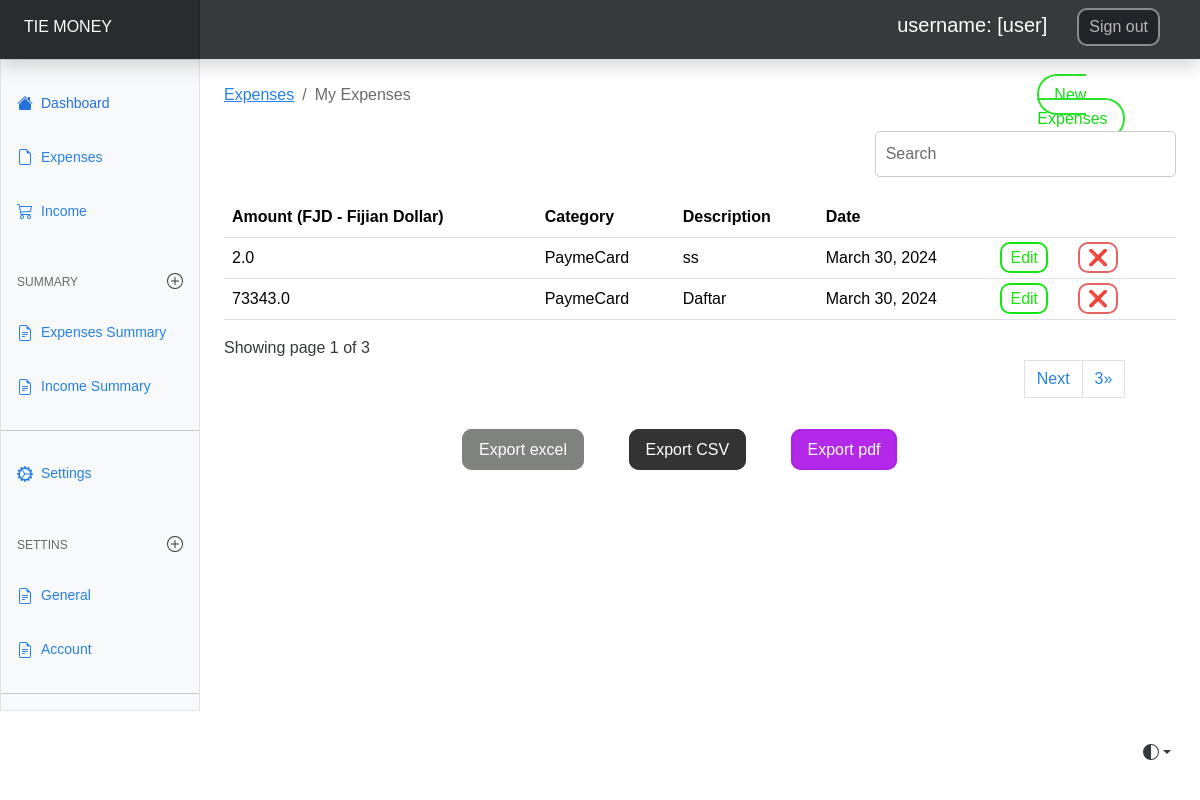
The page / (signed in) on the database its author committed.
### userpreferences/models.py (models this page shows, shortened)
class UserPreference(models.Model):
    user = models.OneToOneField(User, on_delete = models.CASCADE)
    currency = models.CharField(max_length=255, blank=True, null=True)

### expenses/models.py (models this page shows, shortened)
class Expense(models.Model):
    amount = models.FloatField()
    date = models.DateField(default = now)
    description = models.TextField()
    owner = models.ForeignKey(to=User, on_delete = models.CASCADE)
    category = models.CharField(max_length = 255)
    class Meta:
        ordering: ['-date']

### expenses/views.py (the view)
# urls.py: path("", views.index, name='expenses'),
@login_required(login_url='/authentication/login/')
def index(request):
    categories = Category.objects.all()
    expenses = Expense.objects.filter(owner=request.user)
    paginator = Paginator(expenses, 2)
    page_number = request.GET.get('page')
    page_obj = Paginator.get_page(paginator, page_number)
    currency = UserPreference.objects.get(user=request.user).currency
    context = {
        'expenses': expenses,
        'page_obj': page_obj,
        'currency': currency,
    }
    return render(request, 'expenses/index.html', context)

### templates/expenses/index.html (shortened to what this page needs)
{% extends "base.html" %}
{% load static %}
{% block content %}
<div class="new-container mt-4">
    <div class="row">
        {% include "partials/_messages.html" %}
        <div class="col-md-10">
            <nav aria-label="breadcrumb">
                <ol class="breadcrumb">
                    <li class="breadcrumb-item"><a href="">Expenses</a></li>
                    <li class="breadcrumb-item active" aria-current="page">My Expenses</li>
                </ol>
            </nav>
        </div>
        <div class="col">
            <a href="{% url 'add-expenses' %}" class="col-mt-2 add_expense">New Expenses</a>
        </div>
    </div>
    <div class="new-container">
        {% if expenses.count %}
        <div class="row">
            <div class="col-md-8"></div>
            <div class="col-md-4">
                <div class="form-group">
                    <input type="text" class="form-control" placeholder="Search" id="searchField">
                </div>
            </div>
        </div>
        <div class="app-table">
            <table class=" table table-stripped table-hover">
                <thead>
                    <tr>
                        <th>Amount ({{ currency }})</th>
                        <th>Category</th>
                        <th>Description</th>
                        <th>Date</th>
                        <th></th>
                    </tr>
                </thead>
                <tbody>
                    {% for expense in page_obj %}
                    <tr>
                        <td>{{ expense.amount }}</td>
                        <td>{{ expense.category }}</td>
                        <td>{{ expense.description }}</td>
                        <td>{{ expense.date }}</td>
                        <td><a href="{% url 'edit-expenses' expense.id %}" class="edit-btn">Edit</a><a
                                href="{% url 'expense-delete' expense.id %}" class="delete-btn">❌</a></td>
                    </tr>
                    {% endfor %}
                </tbody>
            </table>
        </div>
        <div class="pagination-container">
            <div class="">
                Showing page {{ page_obj.number }} of {{ page_obj.paginator.num_pages }}
            </div>
            <div class="next-expenses">
                <ul class="pagination align-right float-right mr-auto">
                    {% if page_obj.has_next %}
                    <li class="page-item"><a class="page-link" href="?page={{ page_obj.next_page_number }}">Next</a></li>
                    <li class="page-item"><a class="page-link" href="?page={{ page_obj.paginator.num_pages }}">{{ page_obj.paginator.num_pages }}&raquo;</a></li>
                    {% endif %}
                </ul>
            </div>
            {% endif %}
        </div>
        <div class="export-button">
            <a href="{% url 'export-excel' %}" class="excel-export">Export excel</a>
            <a href="{% url 'export-csv' %}" class="csv-export">Export CSV</a>
            <a href="{% url 'export-pdf' %}" class="pdf-export">Export pdf</a>
        </div>
    </div>
</div>
{% endblock %}

### templates/base.html (shortened to what this page needs)
{% load static %}
<!doctype html>
<html lang="en" data-bs-theme="auto">
  <head><script src="/docs/5.3/assets/js/color-modes.js"></script>
    <link rel="stylesheet" href="{% static "css/main.css" %}">
    <link rel="stylesheet" href="{% static "css/style.css" %}">
    <link rel="stylesheet" href="{% static "css/expenses.css" %}">
    <link rel="stylesheet" href="https://cdn.jsdelivr.net/npm/@docsearch/css@3">
<link href="{% static 'css/bootstrap.min.css' %}" rel="stylesheet">
    <link href="https://cdn.jsdelivr.net/npm/bootstrap-icons@1.10.5/font/bootstrap-icons.min.css" rel="stylesheet">
    <link href="{% static "css/dashboard.css" %}" rel="stylesheet">
  </head>
  <body>
    <div class="dropdown position-fixed bottom-0 end-0 mb-3 me-3 bd-mode-toggle">
      <button class="btn btn-bd-primary py-2 dropdown-toggle d-flex align-items-center"
              id="bd-theme"
              type="button"
              aria-expanded="false"
              data-bs-toggle="dropdown"
              aria-label="Toggle theme (auto)">
        <svg class="bi my-1 theme-icon-active" width="1em" height="1em"><use href="#circle-half"></use></svg>
      </button>
    </div>
<header class="navbar sticky-top bg-dark flex-md-nowrap p-0 shadow" data-bs-theme="dark">
  <a class="navbar-brand col-md-4 col-lg-2 me-0 px-4 fs-6 text-white" href="#">TIE MONEY</a>
  <ul class="nav-ul">
    <li class="nav-item">
      <a class="link-nav" action='nav-link' href=''>
          username:  [{{ request.user.username }}]
       </a>
      </li>
    <li class="nav-item">
      <form action="{% url "logout" %}" method="post">{% csrf_token %}
        <input class="text text-capitali logout-btn" type="submit" value="Sign out">
       </form>
      </li>
  </ul>
</header>
<div class="container-fluid">
  <div class="row">
    {% include "partials/_sidebar.html" %}
    <main class="col-md-9 ms-sm-auto col-lg-10 px-md-4">
      {% block content %}
      {% endblock %}
    </main>
  </div>
</div>
    <script src="{% static "js/dashboard.js" %}"></script></body>
</html>

### templates/partials/_sidebar.html (shortened to what this page needs)
{% load static %}
<div class="sidebar border border-right col-md-3 col-lg-2 p-0 bg-body-tertiary expenses-row">
    <div class="offcanvas-md offcanvas-end bg-body-tertiary" tabindex="-1" id="sidebarMenu" aria-labelledby="sidebarMenuLabel">
      <div class="offcanvas-body d-md-flex flex-column p-0 pt-lg-3 overflow-y-auto">
        <ul class="nav flex-column">
          <li class="nav-item">
            <a class="nav-link d-flex align-items-center gap-2 active" aria-current="page" href="#">
              <svg class="bi"><use xlink:href="#house-fill"/></svg>
              Dashboard
            </a>
          </li>
          <li class="nav-item">
            <a class="nav-link d-flex align-items-center gap-2" href="{% url 'expenses' %}">
              <svg class="bi"><use xlink:href="#file-earmark"/></svg>
              Expenses
            </a>
          </li>
          <li class="nav-item">
            <a class="nav-link d-flex align-items-center gap-2" href="{% url 'income' %}">
              <svg class="bi"><use xlink:href="#cart"/></svg>
              Income
            </a>
          </li>
        </ul>
        <h6 class="sidebar-heading d-flex justify-content-between align-items-center px-3 mt-4 mb-1 text-body-secondary text-uppercase">
          <span>Summary</span>
          <a class="link-secondary" href="#" aria-label="Add a new report">
            <svg class="bi"><use xlink:href="#plus-circle"/></svg>
          </a>
        </h6>
        <ul class="nav flex-column mb-auto">
          <li class="nav-item">
            <a class="nav-link d-flex align-items-center gap-2" href="{% url 'stats' %}">
              <svg class="bi"><use xlink:href="#file-earmark-text"/></svg>
              Expenses Summary
            </a>
          </li>
          <li class="nav-item">
            <a class="nav-link d-flex align-items-center gap-2" href="{% url 'stats-income' %}">
              <svg class="bi"><use xlink:href="#file-earmark-text"/></svg>
              Income Summary
            </a>
          </li>
        </ul>
        <hr class="my-3">
        <ul class="nav flex-column mb-auto">
          <li class="nav-item">
            <a class="nav-link d-flex align-items-center gap-2" href="#">
              <svg class="bi"><use xlink:href="#gear-wide-connected"/></svg>
              Settings
            </a>
          </li>
        </ul>
        <h6 class="sidebar-heading d-flex justify-content-between align-items-center px-3 mt-4 mb-1 text-body-secondary text-uppercase">
          <span>Settins</span>
          <a class="link-secondary" href="#" aria-label="Add a new report">
            <svg class="bi"><use xlink:href="#plus-circle"/></svg>
          </a>
        </h6>
        <ul class="nav flex-column mb-auto">
          <li class="nav-item">
            <a class="nav-link d-flex align-items-center gap-2" href="{% url "preferences" %}">
              <svg class="bi"><use xlink:href="#file-earmark-text"/></svg>
              General
            </a>
          </li>
          <li class="nav-item">
            <a class="nav-link d-flex align-items-center gap-2" href="#">
              <svg class="bi"><use xlink:href="#file-earmark-text"/></svg>
              Account
            </a>
          </li>
        </ul>
        <hr class="my-3">
      </div>
    </div>
  </div>

### templates/partials/_messages.html (shortened to what this page needs)
{% load static %}
<link rel="stylesheet" href="{% static "css/style.css" %}">

### static/css/main.css (style rules this page uses)
* { font-family: 'Segoe UI', Tahoma, Geneva, Verdana, sans-serif; }
.bi { vertical-align: -.125em; fill: currentColor; }
.btn-bd-primary { --bd-violet-bg: #712cf9; --bd-violet-rgb: 112.520718, 44.062154, 249.437846; --bs-btn-font-weight: 600; --bs-btn-color: var(--bs-white); --bs-btn-bg: var(--bd-violet-bg); --bs-btn-border-color: var(--bd-violet-bg); --bs-btn-hover-color: var(--bs-white); --bs-btn-hover-bg: #6528e0; --bs-btn-hover-border-color: #6528e0; --bs-btn-focus-shadow-rgb: var(--bd-violet-rgb); --bs-btn-active-color: var(--bs-btn-hover-color); --bs-btn-active-bg: #5a23c8; --bs-btn-active-border-color: #5a23c8; }
.bd-mode-toggle { z-index: 1500; }

### static/css/style.css (style rules this page uses)
form { display: flex; flex-direction: column; }
.form-group { margin-bottom: 20px; }
input[type="text"], input[type="email"], input[type="password"] { width: 100%; padding: 10px; border: 1px solid #ccc; border-radius: 5px; }

### static/css/expenses.css (style rules this page uses)
.export-button { padding-left: 25%; margin-top: 40px; }
.excel-export { border: 2px solid rgb(128, 130, 128); background-color: rgb(128, 130, 128); padding: 10px 15px; color: white; text-decoration: none; border-radius: 10px; margin-right: 40px; }
.csv-export { border: 2px solid rgb(51, 51, 51); background-color: rgb(51, 51, 51); padding: 10px 15px; color: white; text-decoration: none; border-radius: 10px; margin-right: 40px; }
.pdf-export { border: 2px solid rgb(174, 34, 230); background-color: rgb(179, 40, 233); padding: 10px 15px; color: white; text-decoration: none; border-radius: 10px; margin-right: 40px; }
* { font-family: 'Trebuchet MS', 'Lucida Sans Unicode', 'Lucida Grande', 'Lucida Sans', Arial, sans-serif; }
.breadcrumb { background-color: rgb(212, 214, 214); padding: 10px 10px; }
.edit-btn { color: rgb(25, 230, 11); text-decoration: none; border: 2px solid rgb(19, 230, 19); border-radius: 10px; padding: 5px 8px; margin-right: 30px; }
.delete-btn { border: 2px solid rgb(228, 99, 99); border-radius: 10px; padding: 5px 8px; text-decoration: none; }
.add_expense { text-decoration: none; border: 2px solid rgb(45, 226, 45); color: rgb(22, 218, 22); border-radius: 20px; text-transform: capitalize; font-family: 'Trebuchet MS', 'Lucida Sans Unicode', 'Lucida Grande', 'Lucida Sans', Arial, sans-serif; font-weight: 400; padding: 10px 15px; }
.col { margin-top: 10px; }
.next-expenses { margin-left: 84%; }

### static/css/dashboard.css (style rules this page uses)
.bi { display: inline-block; width: 1rem; height: 38px; }
.sidebar .nav-link { font-size: .875rem; font-weight: 500; }
.sidebar .nav-link.active { color: #2470dc; }
.sidebar-heading { font-size: .75rem; }
.navbar-brand { padding-top: 15px; padding-bottom: 20px; background-color: rgba(0, 0, 0, .25); box-shadow: inset -1px 0 0 rgba(0, 0, 0, .25); }

### templates/base.html (style rules this page uses)
.logout-btn { color: rgba(221, 213, 213, 0.825); background-color: #212529; margin-top: 8px; margin-bottom: -3px; margin-right: 40px; padding: 5px 10px; border: 2px solid rgb(141, 140, 140); border-radius: 10px; }
.link-nav { text-decoration: none; margin-right: 30px; margin-top: 10px; font-size: 20px; color: white; display: flex; }
.nav-ul { display: flex; }

### rows shown on the page
UserPreference: currency "FJD - Fijian Dollar"
Expense: amount "2.0", category "PaymeCard", description "ss", date "March 30, 2024"
Expense: amount "73343.0", category "PaymeCard", description "Daftar", date "March 30, 2024"

### other values the page prints
{{ request.user.username }} "user"
{{ page_obj.number }} "1"
{{ page_obj.paginator.num_pages }} "3"
